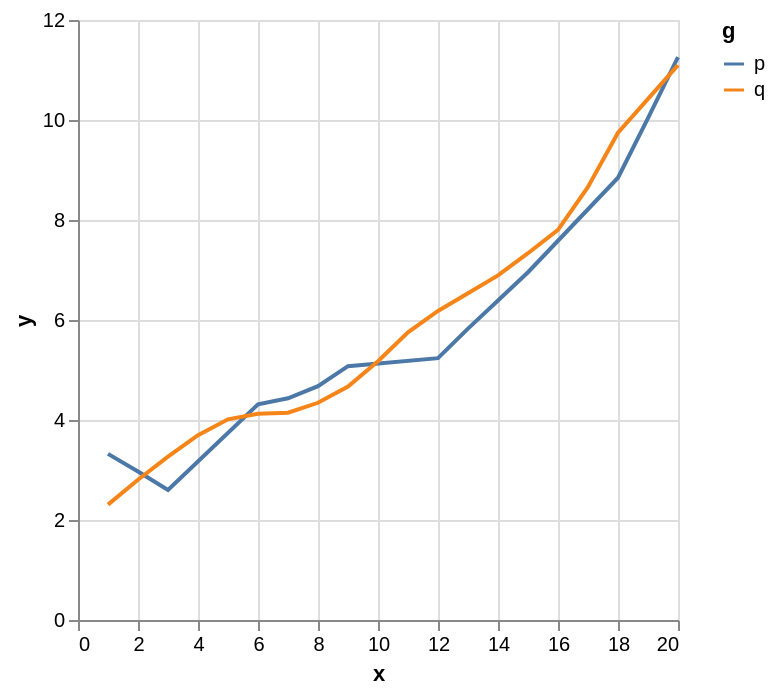

Specify this chart in Vega-Lite:
### Vega-Lite specification from a JSON file in a GitHub repository (floating-point values rounded to 4 significant figures)
{"$schema": "https://vega.github.io/schema/vega-lite/v6.json", "data": {"values": [{"g": "p", "x": 1, "y": 3.28}, {"g": "q", "x": 2, "y": 2.48}, {"g": "q", "x": 1, "y": 2.39}, {"g": "p", "x": 2, "y": 3.06}, {"g": "q", "x": 3, "y": 3.94}, {"g": "q", "x": 4, "y": 3.73}, {"g": "p", "x": 3, "y": 2.57}, {"g": "q", "x": 4, "y": 3.04}, {"g": "q", "x": 5, "y": 4.11}, {"g": "p", "x": 6, "y": 4.41}, {"g": "q", "x": 5, "y": 4.07}, {"g": "q", "x": 6, "y": 4.42}, {"g": "p", "x": 7, "y": 4.11}, {"g": "q", "x": 8, "y": 3.85}, {"g": "q", "x": 7, "y": 3.83}, {"g": "p", "x": 8, "y": 4.8}, {"g": "q", "x": 9, "y": 5.14}, {"g": "q", "x": 10, "y": 5.12}, {"g": "p", "x": 9, "y": 5.03}, {"g": "q", "x": 10, "y": 4.8}, {"g": "q", "x": 11, "y": 5.26}, {"g": "p", "x": 12, "y": 5.24}, {"g": "q", "x": 11, "y": 6.14}, {"g": "q", "x": 12, "y": 6.63}, {"g": "p", "x": 13, "y": 5.81}, {"g": "q", "x": 14, "y": 6.72}, {"g": "q", "x": 13, "y": 6.16}, {"g": "p", "x": 14, "y": 7.28}, {"g": "q", "x": 15, "y": 7.96}, {"g": "q", "x": 16, "y": 7.36}, {"g": "p", "x": 15, "y": 6.95}, {"g": "q", "x": 16, "y": 7.36}, {"g": "q", "x": 17, "y": 8.81}, {"g": "p", "x": 18, "y": 8.92}, {"g": "q", "x": 17, "y": 8.56}, {"g": "q", "x": 18, "y": 9.91}, {"g": "p", "x": 19, "y": 9.52}, {"g": "q", "x": 20, "y": 10.93}, {"g": "q", "x": 19, "y": 10.62}, {"g": "p", "x": 20, "y": 11.35}]}, "transform": [{"loess": "y", "on": "x", "groupby": ["g"]}], "mark": "line", "encoding": {"x": {"field": "x", "type": "quantitative"}, "y": {"field": "y", "type": "quantitative"}, "color": {"field": "g", "type": "nominal"}}}
